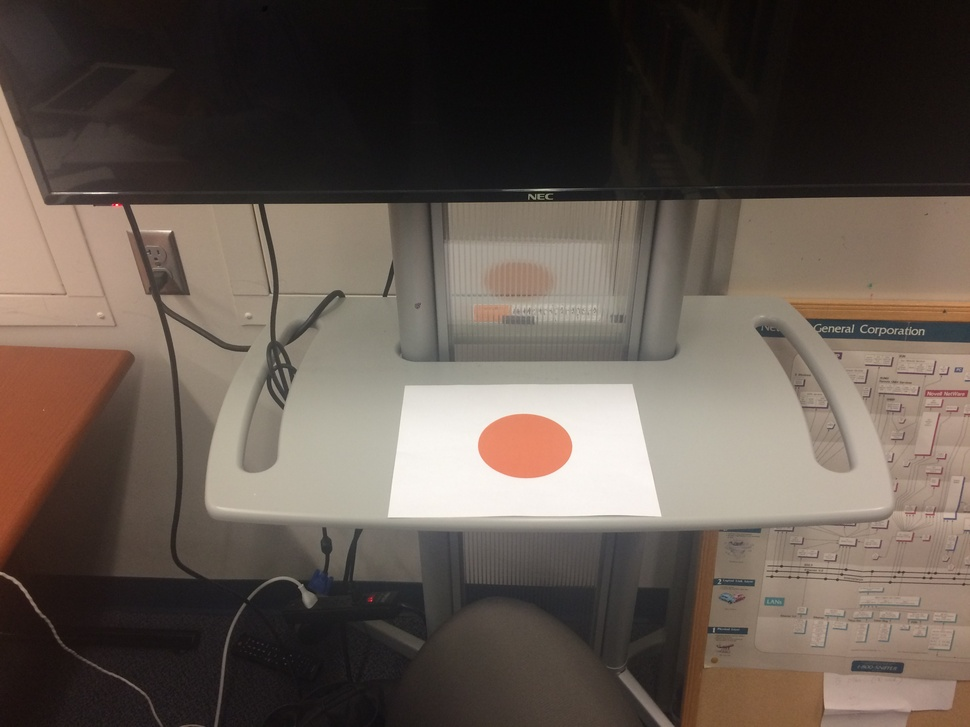
#> input picture find.JPG, 970 x 727 px, shrunk from 3264 x 2448 before the run
$ python recognize.py   (Python 2 division)
#> lines starting #> are read from the running program, lines starting #| are printed output that depends on the picture
import cv2
import numpy as np
from matplotlib import pyplot as plt

class CVision(object):
	def __init__(self, image = None, template = None):
		self.image = None
		self.image2 = None
		self.template = None
		self.width = None
		self.height = None
		self.set_image(image)
		self.set_template(template)
		# self.methods = ['cv2.TM_CCOEFF', 'cv2.TM_CCOEFF_NORMED', 'cv2.TM_CCORR', 'cv2.TM_CCORR_NORMED', 'cv2.TM_SQDIFF', 'cv2.TM_SQDIFF_NORMED']
		self.methods = ['cv2.TM_CCOEFF']

	def set_image(self, image):
		# so the interface can change the images
#> called with image = 'find.JPG'
		if self.image is None:
			self.image = cv2.imread(image,0)
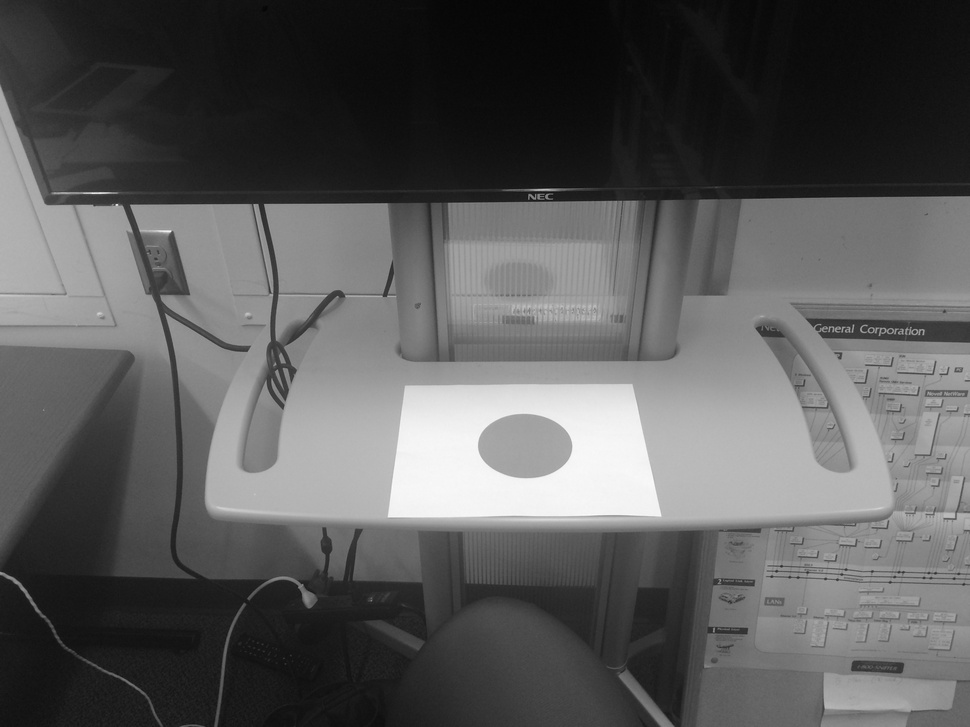
#> self.image: shape (727, 970); min 5, max 252, mean 90.1
			self.image2 = self.image.copy()

	def set_template(self, template):
		# so the interface can change the template
#> called with template = 'small.JPG'
		if self.template is None:
			self.template = cv2.imread(template,0)
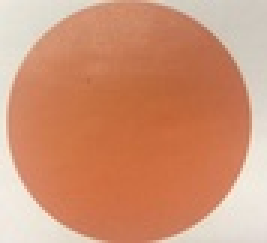
#> input picture small.jpg, 89 x 81 px, shrunk from 299 x 274 before the run, found by its file name (shown 3 times larger)
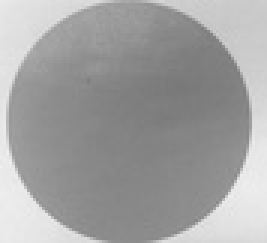
#> self.template: shape (81, 89) (shown 3 times larger); min 121, max 239, mean 161.6
			self.width, self.height = self.template.shape[::-1]
#> self.width = 89; self.height = 81

	def find_image(self, image = None):
		if image is None:
			self.set_image(image)
		location = []
		for m in self.methods:
			# self.image = self.image2.copy()
			tl, br = self.use_method(m, True)
			print tl, br
			location.append((tl, br))
#> this loop made 1 pass
#> (min_val in use_method, max_val in use_method, min_loc in use_method, tl, br) on pass 1: (-5862400.5, 6693576, (529, 460), (486, 406), (575, 487))
#| (486, 406) (575, 487)
#> pass 1, in use_method, `res = cv2.matchTemplate(self.image, self.template, 4)`:
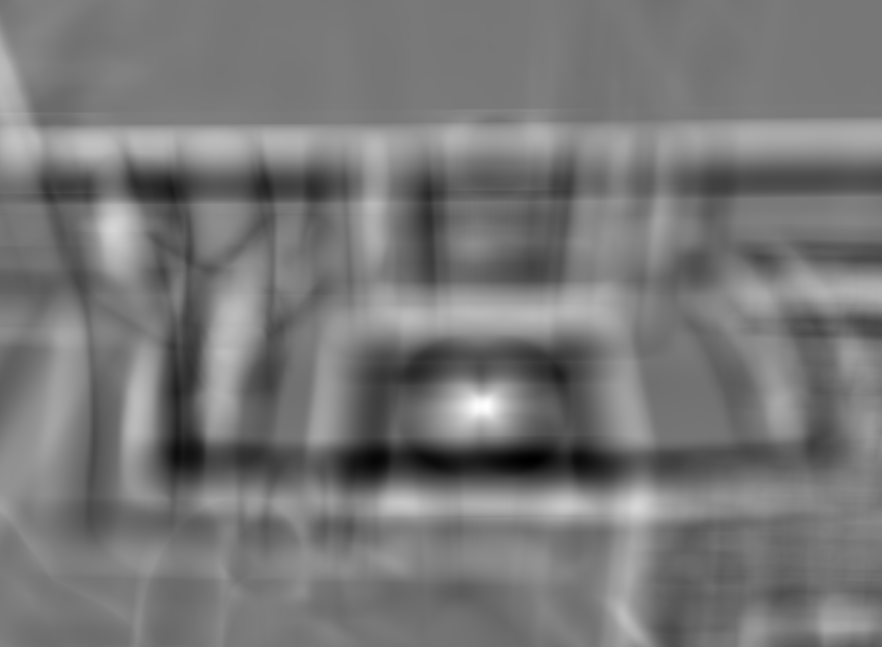
#> res: shape (647, 882) float32; min -5862400.5, max 6693576, mean 42216.3; drawn with min black and max white
#> pass 1, in use_method, `plt.show()`:
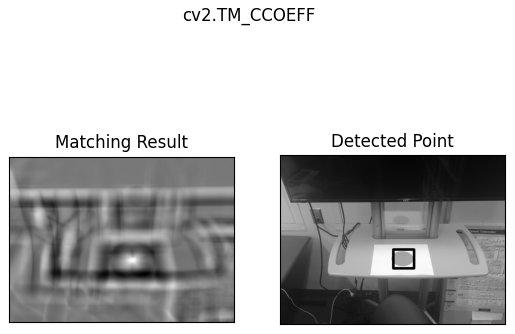
#> figure drawn by matplotlib, 2 panels
#> after the loop, location = [((486, 406), (575, 487))]
		# aggregate the location numbers

	def use_method(self, meth, plot = False):
		method = eval(meth)
		# Apply template Matching
		res = cv2.matchTemplate(self.image, self.template, 4)
		min_val, max_val, min_loc, max_loc = cv2.minMaxLoc(res)

		# If the method is TM_SQDIFF or TM_SQDIFF_NORMED, take minimum
		if method in [cv2.TM_SQDIFF, cv2.TM_SQDIFF_NORMED]:
			top_left = min_loc
		else:
			top_left = max_loc
		bottom_right = (top_left[0] + self.width, top_left[1] + self.height)

		# show rectangle of where the target is
		cv2.rectangle(self.image, top_left, bottom_right, (0,200,50), 10)
		if plot:
			plt.subplot(121),plt.imshow(res,cmap = 'gray')
			plt.title('Matching Result'), plt.xticks([]), plt.yticks([])
			plt.subplot(122),plt.imshow(self.image,cmap = 'gray')
			plt.title('Detected Point'), plt.xticks([]), plt.yticks([])
			plt.suptitle(meth)
			plt.show()

		return top_left, bottom_right

if __name__ == "__main__":
	vision = CVision('find.JPG', 'small.JPG')
	vision.find_image()
